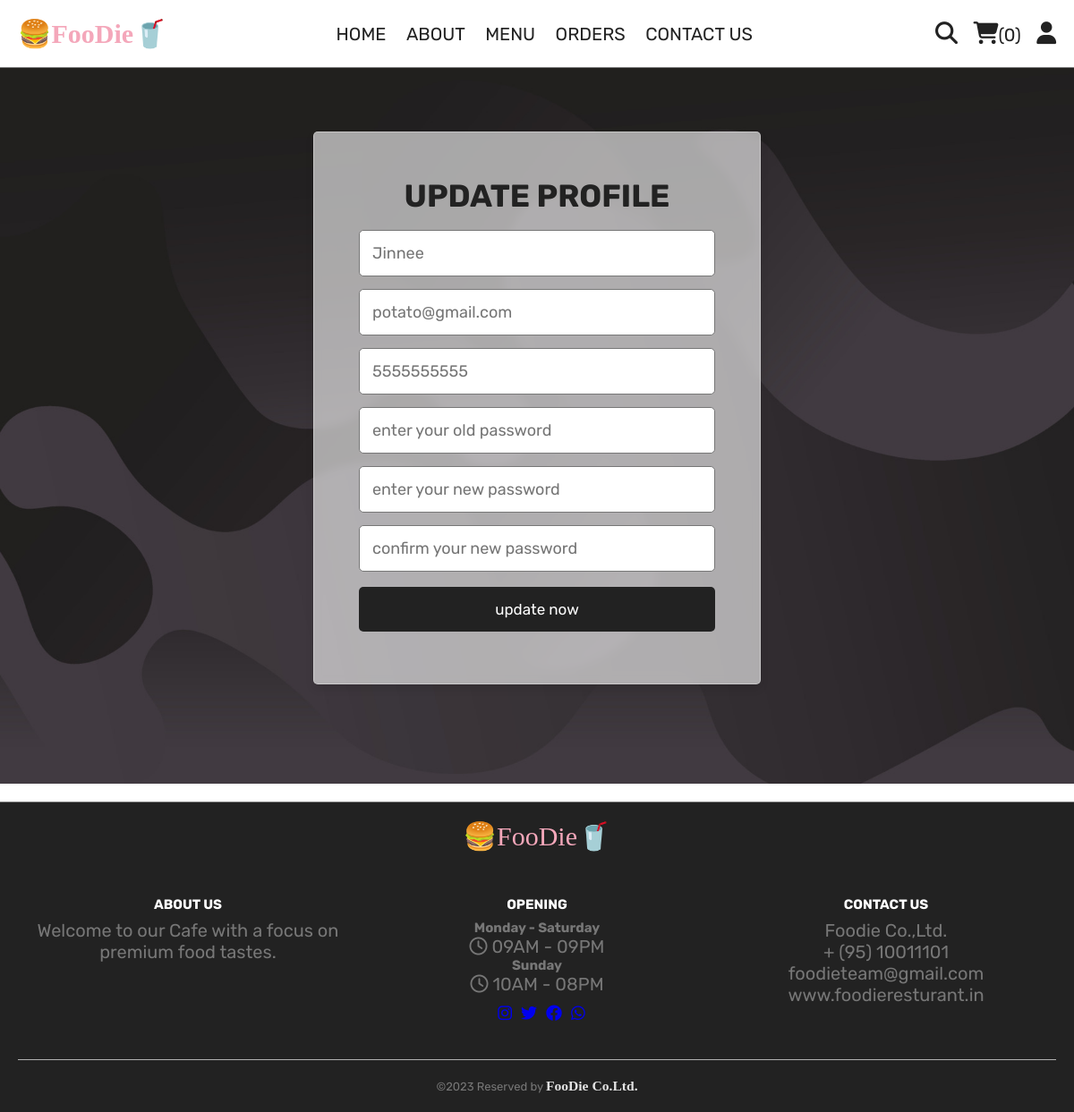
/update_profile.php (signed in), run on the app's committed database.
### tables this page shows
CREATE TABLE `users` (
  `id` int(100) NOT NULL,
  `name` varchar(20) NOT NULL,
  `email` varchar(50) NOT NULL,
  `number` varchar(10) NOT NULL,
  `password` varchar(50) NOT NULL,
  `address` varchar(500) NOT NULL
);

### update_profile.php (the view, shortened to what this page needs)
<?php
include 'components/connect.php';
?>
<!DOCTYPE html>
<html lang="en">
<head>
   <link rel="stylesheet" href="https://cdnjs.cloudflare.com/ajax/libs/font-awesome/6.1.1/css/all.min.css">
   <link rel="stylesheet" href="css/style.css">
</head>
<body>
<?php include 'components/user_header.php'; ?>
<section class="form-container update-form">
   <form action="" method="post">
      <h3>update profile</h3>
      <input type="text" name="name" placeholder="<?= $fetch_profile['name']; ?>" class="box" maxlength="50">
      <input type="email" name="email" placeholder="<?= $fetch_profile['email']; ?>" class="box" maxlength="50" oninput="this.value = this.value.replace(/\s/g, '')">
      <input type="number" name="number" placeholder="<?= $fetch_profile['number']; ?>"" class="box" min="0" max="9999999999" maxlength="10">
      <input type="password" name="old_pass" placeholder="enter your old password" class="box" maxlength="50" oninput="this.value = this.value.replace(/\s/g, '')">
      <input type="password" name="new_pass" placeholder="enter your new password" class="box" maxlength="50" oninput="this.value = this.value.replace(/\s/g, '')">
      <input type="password" name="confirm_pass" placeholder="confirm your new password" class="box" maxlength="50" oninput="this.value = this.value.replace(/\s/g, '')">
      <input type="submit" value="update now" name="submit" class="btn">
   </form>
</section>
<?php include 'components/footer.php'; ?>
</body>
</html>

### css/style.css (style rules this page uses)
:root { --red: #f4a7ba; --danger: #e74c3c; --white: #fff; --black: #222; --light-color: #777; --background-color: #f2f2f2; --star-color: #ffe700; --border: .1rem solid var(--light-color); }
* { font-family: 'Rubik', sans-serif; margin: 0; padding: 0; box-sizing: border-box; outline: none; border: none; text-decoration: none; }
html { font-size: 62.5%; overflow-x: hidden; scroll-behavior: smooth; stop-opacity: 7rem; }
.btn { margin-top: 1rem; display: inline-block; font-size: 1.7rem; color: var(--black); background-color: var(--red); border-radius: 10px; cursor: pointer; padding: .8rem 3rem; position: relative; overflow: hidden; z-index: 1; }
.btn:before { content: ''; width: 100%; height: 100%; background: var(--light-color); z-index: -1; position: absolute; top: 0; left: -100%; transition: .5s; }
.form-container form { margin: 0 auto; max-width: 50rem; padding: 2rem; text-align: center; background: rgba(255, 255, 255, 0.2); border-radius: 16px; box-shadow: 0 4px 30px rgba(0, 0, 0, 0.1); backdrop-filter: blur(5px); -webkit-backdrop-filter: blur(5px); border: 1px solid rgba(255, 255, 255, 0.35); }
.form-container form h3 { font-size: 2.5rem; color: var(--black); text-transform: uppercase; margin-bottom: 1rem; }
.form-container form .box { margin: .7rem 0; width: 100%; border: var(--border); padding: 1.4rem; font-size: 1.8rem; color: var(--black); }
.form-container .btn { margin-top: 1rem; display: inline-block; font-size: 1.7rem; color: var(--white); background-color: var(--black); cursor: pointer; padding: 1.5rem 3rem; position: relative; overflow: hidden; z-index: 1; }
.form-container { min-height: 100vh; display: flex; align-items: center; justify-content: center; padding: 20px; padding-bottom: 60px; background-image: url(../IMG/bg.jpg); background-repeat: no-repeat; background-size: cover; background-position: center; width: 100%; }
.form-container form { padding: 50px; border-radius: 5px; box-shadow: 0 5px 10px rgba(0, 0, 0, .1); background: #ffffff9b; text-align: center; width: 500px; }
.form-container form h3 { font-size: 35px; text-transform: uppercase; margin-bottom: 10px; color: var(--black); }
.form-container form input, .form-container form select { width: 100%; padding: 10px 15px; font-size: 15px; margin: 8px 0; background: var(--white); border-radius: 5px; }

### data on the page
users: name "Jinnee", email "potato@gmail.com", number "5555555555"

### other printed values
$total_cart_items "0"
